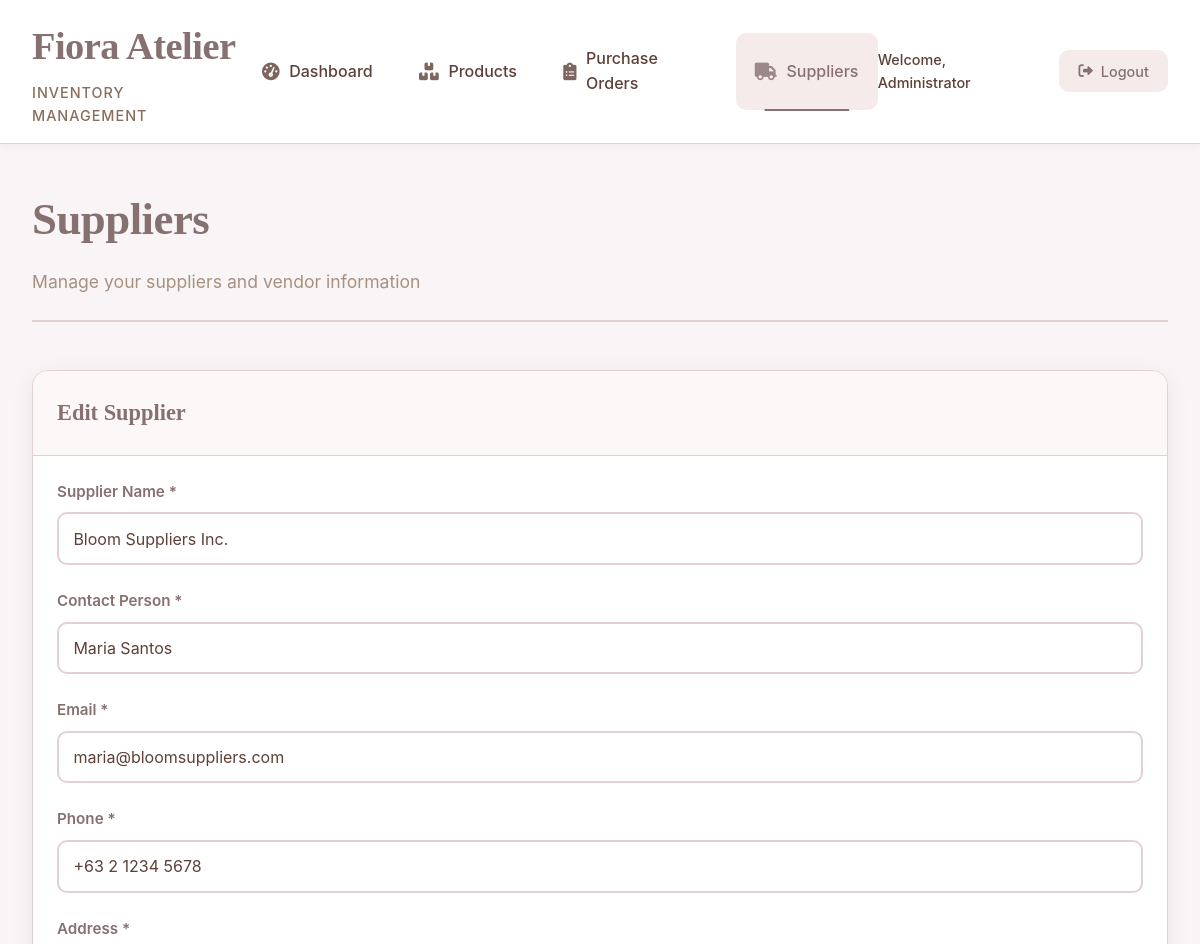
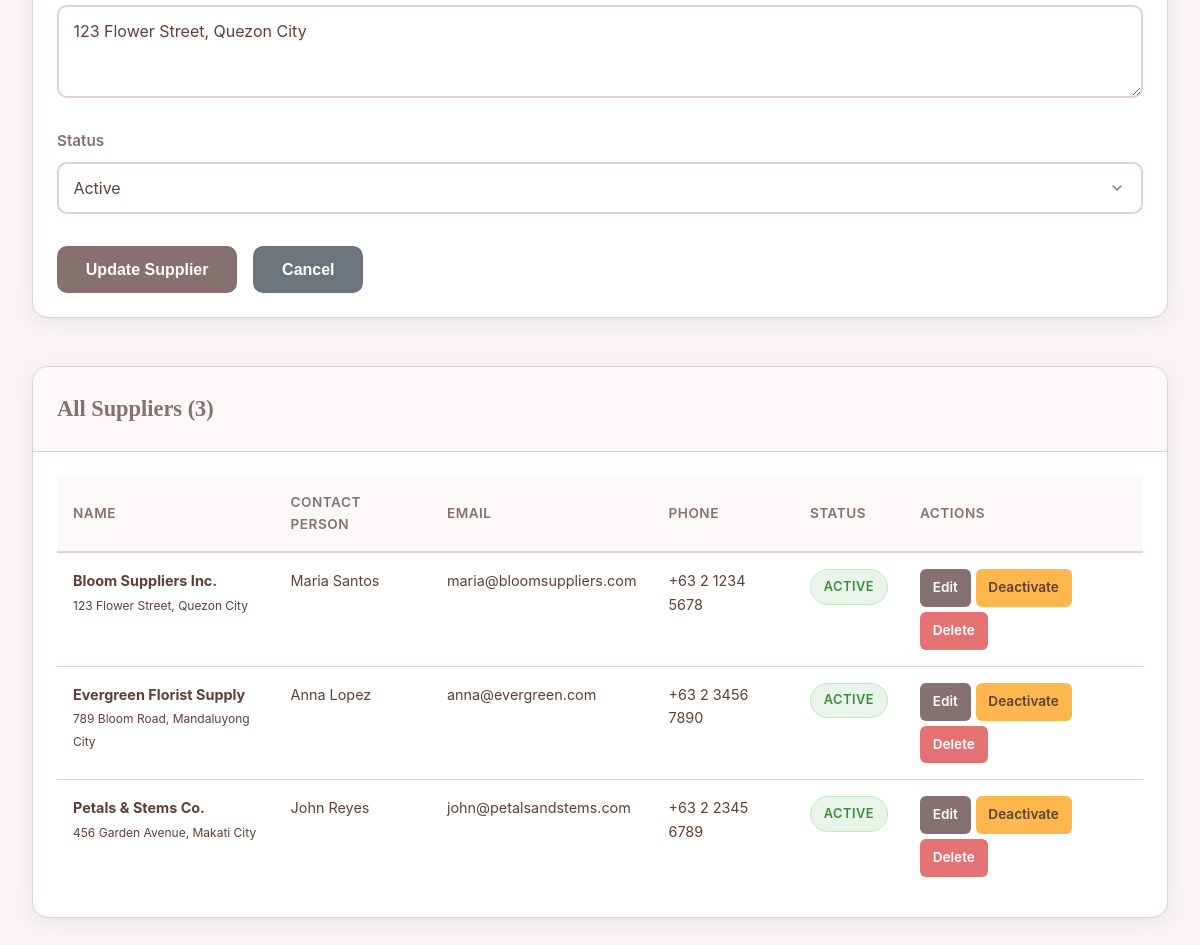
Page /php/inventory/suppliers.php?action=edit&id=1 (signed in) on the committed database (2 pictures, top to bottom).
### tables this page shows
CREATE TABLE IF NOT EXISTS suppliers (
    id INT PRIMARY KEY AUTO_INCREMENT,
    name VARCHAR(255) NOT NULL,
    contact_person VARCHAR(100),
    email VARCHAR(100),
    phone VARCHAR(20),
    address TEXT,
    status ENUM('active', 'inactive') DEFAULT 'active',
    created_at TIMESTAMP DEFAULT CURRENT_TIMESTAMP
);

### php/models/Supplier.php (called while the page is built, shortened)
<?php
class Supplier {
    private $conn;
    private $table_name = "suppliers";
    public $id;
    public function __construct($db) {
        $this->conn = $db;
    }
    public function read() {
        $query = "SELECT * FROM " . $this->table_name . " ORDER BY name ASC";
        $stmt = $this->conn->prepare($query);
        $stmt->execute();
        return $stmt;
    }
    public function readOne() {
        $query = "SELECT * FROM " . $this->table_name . " WHERE id = ? LIMIT 0,1";
        $stmt = $this->conn->prepare($query);
        $stmt->bindParam(1, $this->id);
        $stmt->execute();
        $row = $stmt->fetch(PDO::FETCH_ASSOC);
        if($row) {
            $this->name = $row['name'];
            $this->contact_person = $row['contact_person'];
            $this->email = $row['email'];
            $this->phone = $row['phone'];
            $this->address = $row['address'];
            $this->status = $row['status'];
            return true;
        }
        return false;
    }
}
?>

### php/inventory/suppliers.php (the view, shortened to what this page needs)
<?php
require_once '../models/Supplier.php';
$database = new Database();
$db = $database->getConnection();
$supplier = new Supplier($db);
$edit_mode = false;
$current_supplier = null;
if (isset($_GET['action'])) {
    switch ($_GET['action']) {
        case 'edit':
            $supplier->id = $_GET['id'];
            if ($supplier->readOne()) {
                $edit_mode = true;
                $current_supplier = [
                    'id' => $supplier->id,
                    'name' => $supplier->name,
                    'contact_person' => $supplier->contact_person,
                    'email' => $supplier->email,
                    'phone' => $supplier->phone,
                    'address' => $supplier->address,
                    'status' => $supplier->status
                ];
            }
            break;
    }
}
$stmt = $supplier->read();
$suppliers = $stmt->fetchAll(PDO::FETCH_ASSOC);
?>
<!DOCTYPE html>
<html lang="en">
<head>
    <link rel="stylesheet" href="styles.css?v=<?php echo time(); ?>">
    <link rel="stylesheet" href="https://cdnjs.cloudflare.com/ajax/libs/font-awesome/6.0.0-beta3/css/all.min.css">
</head>
<body>
    <?php include 'header.php'; ?>
    <div class="container">
        <div class="page-header">
            <h1>Suppliers</h1>
            <p>Manage your suppliers and vendor information</p>
        </div>
        <div class="suppliers-container">
            <div class="content-card">
                <div class="card-header">
                    <h3><?php echo $edit_mode ? 'Edit Supplier' : 'Add New Supplier'; ?></h3>
                </div>
                <div class="card-body">
                    <form method="POST" action="">
                        <div class="form-group">
                            <label for="name">Supplier Name *</label>
                            <input type="text" name="name" id="name"
                                   value="<?php echo $edit_mode ? htmlspecialchars($current_supplier['name']) : ''; ?>"
                                   required>
                        </div>
                        <div class="form-group">
                            <label for="contact_person">Contact Person *</label>
                            <input type="text" name="contact_person" id="contact_person"
                                   value="<?php echo $edit_mode ? htmlspecialchars($current_supplier['contact_person']) : ''; ?>"
                                   required>
                        </div>
                        <div class="form-group">
                            <label for="email">Email *</label>
                            <input type="email" name="email" id="email"
                                   value="<?php echo $edit_mode ? htmlspecialchars($current_supplier['email']) : ''; ?>"
                                   required>
                        </div>
                        <div class="form-group">
                            <label for="phone">Phone *</label>
                            <input type="text" name="phone" id="phone"
                                   value="<?php echo $edit_mode ? htmlspecialchars($current_supplier['phone']) : ''; ?>"
                                   required>
                        </div>
                        <div class="form-group">
                            <label for="address">Address *</label>
                            <textarea name="address" id="address" rows="3" required><?php echo $edit_mode ? htmlspecialchars($current_supplier['address']) : ''; ?></textarea>
                        </div>
                        <?php if ($edit_mode): ?>
                            <div class="form-group">
                                <label for="status">Status</label>
                                <select name="status" id="status">
                                    <option value="active" <?php echo ($current_supplier['status'] == 'active') ? 'selected' : ''; ?>>Active</option>
                                </select>
                            </div>
                        <?php endif; ?>
                        <div class="form-actions">
                            <?php if ($edit_mode): ?>
                                <button type="submit" name="update_supplier" class="btn-primary">Update Supplier</button>
                                <button type="submit" name="cancel_edit" class="btn-secondary">Cancel</button>
                            <?php else: ?>
                                <button type="submit" name="add_supplier" class="btn-primary">Add Supplier</button>
                            <?php endif; ?>
                        </div>
                    </form>
                </div>
            </div>
            <div class="content-card">
                <div class="card-header">
                    <h3>All Suppliers (<?php echo count($suppliers); ?>)</h3>
                </div>
                <div class="card-body">
                    <?php if (empty($suppliers)): ?>
                        <p>No suppliers found. Add your first supplier above.</p>
                    <?php else: ?>
                        <table class="data-table">
                            <thead>
                                <tr>
                                    <th>Name</th>
                                    <th>Contact Person</th>
                                    <th>Email</th>
                                    <th>Phone</th>
                                    <th>Status</th>
                                    <th>Actions</th>
                                </tr>
                            </thead>
                            <tbody>
                                <?php foreach ($suppliers as $supplier): ?>
                                    <tr>
                                        <td>
                                            <strong><?php echo htmlspecialchars($supplier['name']); ?></strong>
                                            <br><small><?php echo htmlspecialchars(substr($supplier['address'], 0, 50)) . (strlen($supplier['address']) > 50 ? '...' : ''); ?></small>
                                        </td>
                                        <td><?php echo htmlspecialchars($supplier['contact_person']); ?></td>
                                        <td><?php echo htmlspecialchars($supplier['email']); ?></td>
                                        <td><?php echo htmlspecialchars($supplier['phone']); ?></td>
                                        <td>
                                            <span class="status-badge <?php echo $supplier['status']; ?>">
                                                <?php echo ucfirst($supplier['status']); ?>
                                            </span>
                                        </td>
                                    <td>
                                        <div class="action-buttons">
                                            <a href="?action=edit&id=<?php echo $supplier['id']; ?>"
                                               class="btn-primary btn-sm">Edit</a>
                                            <a href="?action=toggle_status&id=<?php echo $supplier['id']; ?>"
                                               class="btn-warning btn-sm"
                                               onclick="return confirm('Toggle status for <?php echo addslashes($supplier['name']); ?>?')">
                                                <?php echo $supplier['status'] == 'active' ? 'Deactivate' : 'Activate'; ?>
                                            </a>
                                            <a href="#"
                                               onclick="showDeleteModal(<?php echo $supplier['id']; ?>, '<?php echo addslashes($supplier['name']); ?>')"
                                               class="btn-danger btn-sm">
                                                Delete
                                            </a>
                                        </div>
                                    </td>
                                    </tr>
                                <?php endforeach; ?>
                            </tbody>
                        </table>
                    <?php endif; ?>
                </div>
            </div>
        </div>
    </div>
</body>
</html>

### php/inventory/suppliers.php (style rules this page uses)
.action-buttons { display: flex; gap: 5px; }
.btn-sm { padding: 5px 10px; font-size: 12px; }
.btn-warning { background-color: #ffc107; color: #000; }
.btn-danger { background-color: #dc3545; color: white; }
.btn-secondary { background-color: #6c757d; color: white; }

### rows in the picture
suppliers: name "Bloom Suppliers Inc.", contact_person "Maria Santos", email "maria@bloomsuppliers.com", phone "+63 2 1234 5678", address "123 Flower Street, Quezon City", status "Active", status "ACTIVE", shows "Deactivate"
suppliers: name "Evergreen Florist Supply", address "789 Bloom Road, Mandaluyong City", contact_person "Anna Lopez", email "anna@evergreen.com", phone "+63 2 3456 7890", status "ACTIVE", shows "Deactivate"
suppliers: name "Petals & Stems Co.", address "456 Garden Avenue, Makati City", contact_person "John Reyes", email "john@petalsandstems.com", phone "+63 2 2345 6789", status "ACTIVE", shows "Deactivate"

### other values in the picture
$_SESSION['full_name'] "Administrator"
count($suppliers) "3"
